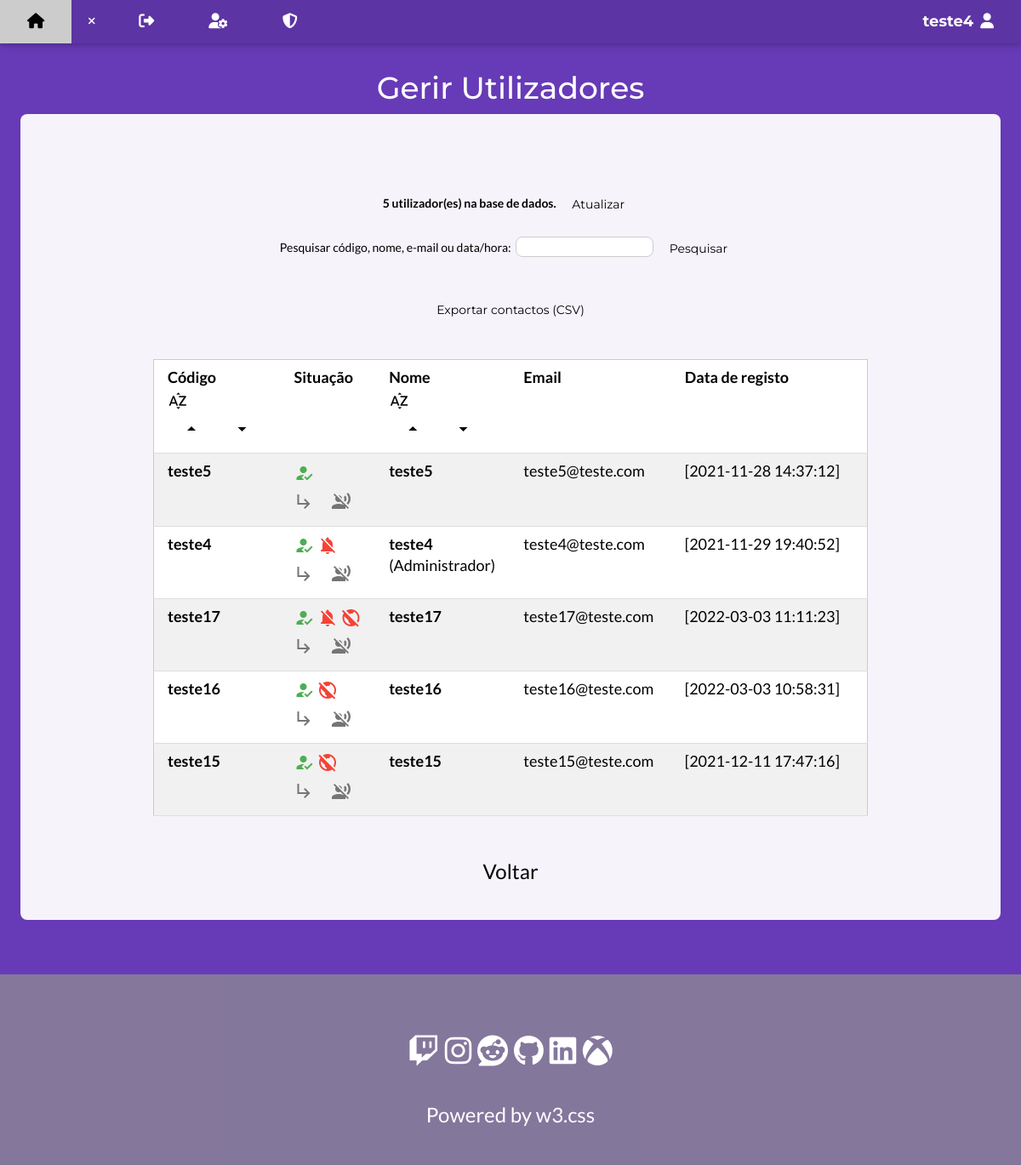
Screenshot of /PAP/userGerirUtilizadores.php (signed in) with the database file from the repository.
### tables this page shows
CREATE TABLE `user_profile` (
  `username` varchar(100) NOT NULL,
  `nome` varchar(150) NOT NULL,
  `apelido` varchar(150) DEFAULT NULL,
  `nacionalidade` int(11) DEFAULT NULL,
  `genero` int(11) DEFAULT NULL,
  `telemovel` varchar(100) DEFAULT NULL COMMENT 'codificado',
  `foto` varchar(500) DEFAULT NULL,
  `bio` varchar(500) DEFAULT NULL,
  `visibilidade` int(11) DEFAULT NULL
);

CREATE TABLE `user` (
  `username` varchar(100) NOT NULL COMMENT 'único',
  `email` varchar(250) NOT NULL COMMENT 'único',
  `password` varchar(100) NOT NULL COMMENT 'Encriptado',
  `nivel` int(11) NOT NULL,
  `status` int(11) NOT NULL,
  `token` varchar(250) DEFAULT NULL COMMENT 'Codificado',
  `marketing` int(11) NOT NULL,
  `data_hora` timestamp NOT NULL DEFAULT current_timestamp() COMMENT 'timestamp'
);

### PAP/comandosbasedados.php (called while the page is built, shortened)
<?php
function qtdUsers() {
    return $query="SELECT COUNT(username) AS total
    FROM user;";
   }
   function pesquisaUserDESC() {
       return $query="SELECT user.username, user.email, user_profile.nome, user_profile.visibilidade, user.password, user.nivel, user.status, user.marketing, user.data_hora
       FROM user_profile
       right JOIN user
       ON user_profile.username = user.username
       ORDER BY user.username DESC;";
      }
?>

### PAP/userGerirUtilizadores.php (the view, shortened to what this page needs)
<?php
include_once  'conexaobasedados.php';
include_once 'comandosbasedados.php';
if ( isset($_POST["filtroSQL"]))  {
    $filtroSQL = $_POST["filtroSQL"];
    if ( trim($filtroSQL)=='') {
        $filtroSQL = pesquisaUserASC();
    }
}  else {
    $filtroSQL = pesquisaUserDESC();
}
$campoPesquisa = "";
$query = qtdUsers();
 $resultadoTotal = mysqli_query($_conn, $query);
 $UTILIZADORES_TOTAL = 0;
 if (mysqli_num_rows($resultadoTotal) > 0) {
      while($rowTotal = mysqli_fetch_assoc($resultadoTotal)) {
           $UTILIZADORES_TOTAL = $rowTotal["total"];
      }
 }
?>
<!DOCTYPE html>
<html>
<head>
</head>
<body>
<div class = "flex-wrapper w3-auto w3-responsive">
<?php include_once "navbar.php";?>
<div class="content w3-theme w3-padding-64 w3-padding-large w3-center w3-container">
  <div class="center">
      <h1>Gerir Utilizadores</h1>
      <div class="w3-container w3-padding-32 w3-theme-l5 w3-round-large">
<form action="userGerirUtilizadores.php#ancoraTopo" method="POST" >
        <div class="w3-section">
          <b><?php echo $UTILIZADORES_TOTAL;?> utilizador(es) na base de dados.</b>
          <button type="submit" name="botao-refresh-users-asc" class="w3-btn"> Atualizar</button>
        </div>
        </form>
        <form action="userGerirUtilizadores.php#ancoraTopo" method="POST">
            <div class="w3-section">
                Pesquisar código, nome, e-mail ou data/hora:&nbsp;
                <input type="text" name="campoPesquisa" class="w3-border w3-round-large" value="<?php echo $campoPesquisa;?>">
                <button name="botao-pesquisar-lista-utilizadores" type="submit" class="w3-btn">Pesquisar</button>
            </div>
        </form>
<br>
  <form action="userGerirUtilizadores.php#ancoraTopo" method="POST">
                <button name="botao-exportar-contactos" type="submit" class="w3-btn">Exportar contactos (CSV)</button>
  </form>
<div class="w3-responsive" style="max-width: 70vw; margin-left:auto; margin-right:auto;">
     <table class="w3-table-all w3-card w3-large w3-hoverable">
      <tr>
        <th>Código<br>
        <form  action="userGerirUtilizadores.php#ancoraTopo" method="POST">
                       <i class="material-icons" style="font-size:24px;vertical-align:middle;">sort_by_alpha</i><BR>
                        <button type="submit" name="botao-ordenar-users-asc" class="w3-button"><i class="material-icons" style="font-size:24px;vertical-align:middle;">arrow_drop_up</i></button>
                        <button type="submit" name="botao-ordenar-users-desc" class="w3-button"><i class="material-icons" style="font-size:24px;vertical-align:middle;">arrow_drop_down</i></button>
                  </form></th>
        <th>Situação</th>
        <th>Nome<br>
                  <form  action="userGerirUtilizadores.php#ancoraTopo" method="POST">
                       <i class="material-icons" style="font-size:24px;vertical-align:middle;">sort_by_alpha</i><BR>
                        <button type="submit" name="botao-ordenar-users-nome-asc" class="w3-button"><i class="material-icons" style="font-size:24px;vertical-align:middle;">arrow_drop_up</i></button>
                        <button type="submit" name="botao-ordenar-users-nome-desc" class="w3-button"><i class="material-icons" style="font-size:24px;vertical-align:middle;">arrow_drop_down</i></button>
                  </form>
        </th>
        <th>Email</th>
        <th>Data de registo</th>
      </tr>
     <?php
        $resultadoTabela = mysqli_query($_conn, $filtroSQL);
        if (mysqli_num_rows($resultadoTabela) > 0) {
            $ctd = 0;
            while($rowTabela = mysqli_fetch_assoc($resultadoTabela)) {
                $ctd=$ctd+1;
            ?>
			<tr>
            <td id ="ancoraUtilizador<?php echo $ctd;?>"><b><?php echo $rowTabela["username"]?></b></td>
            <td>
                <?php  if ($rowTabela["status"]==2) { ?><i class="material-icons w3-text-green" style="font-size:24px;vertical-align:middle;">how_to_reg</i><?php } ?>
                <?php  if ($rowTabela["marketing"]==1) { ?><i class="material-icons w3-text-red" style="font-size:24px;vertical-align:middle;">notifications_off</i><?php } ?>
                <?php  if ($rowTabela["visibilidade"]==2) { ?><i class="material-icons w3-text-red" style="font-size:24px;vertical-align:middle;">public_off</i><?php } ?>
                     <?php  if ($rowTabela["status"]==2) { ?>
                            <form  action="userGerirUtilizadores.php#ancoraUtilizador<?php echo ($ctd);?>" method="POST">
                                <i class="material-icons w3-text-grey" style="font-size:24px;vertical-align:middle;" >subdirectory_arrow_right</i>
                                   <button type="submit" name="botao-bloquear-utilizador" class="w3-button w3-text-grey"><i class="material-icons" style="font-size:24px;vertical-align:middle;">voice_over_off</i></button>
                            </form>
                    <?php } ?>
            </td>
			<td><b> <?php echo $rowTabela["nome"]?></b><?php  if ($rowTabela["nivel"]==3) { echo "<br>(Administrador)";}?></td>
			<td><?php echo $rowTabela["email"]?></td>
			<td>[<?php echo $rowTabela["data_hora"]?>]</td>
			</tr>
 	<?php
            }
        }
    ?>
    </table>
    </div>
    <br><br>
    <form action="index.php" method="POST">
        <input type="submit" class="w3-btn w3-xlarge" value="Voltar">
      </form>
    </div>
    </div>
</div>
    <?php include_once "footer.php";?>
</div>
</body>
</html>

### PAP/style/w3.css (style rules this page uses)
*,*:before,*:after { box-sizing:inherit }
html { -ms-text-size-adjust:100%;-webkit-text-size-adjust:100% }
body { margin:0 }
b,strong { font-weight:bolder }
button,input,select,textarea,optgroup { font:inherit;margin:0 }
button,input { overflow:visible }
button,select { text-transform:none }
button,[type=button],[type=reset],[type=submit] { -webkit-appearance:button }
html,body { font-family:Verdana,sans-serif;font-size:15px;line-height:1.5 }
html { overflow-x:hidden }
h1 { font-size:36px }
h1,h2,h3,h4,h5,h6 { font-family:"Segoe UI",Arial,sans-serif;font-weight:400;margin:10px 0 }
.w3-table,.w3-table-all { border-collapse:collapse;border-spacing:0;width:100%;display:table }
.w3-table-all { border:1px solid #ccc }
.w3-bordered tr,.w3-table-all tr { border-bottom:1px solid #ddd }
.w3-table-all tr:nth-child(odd) { background-color:#fff }
.w3-table-all tr:nth-child(even) { background-color:#f1f1f1 }
.w3-table td,.w3-table th,.w3-table-all td,.w3-table-all th { padding:8px 8px;display:table-cell;text-align:left;vertical-align:top }
.w3-table th:first-child,.w3-table td:first-child,.w3-table-all th:first-child,.w3-table-all td:first-child { padding-left:16px }
.w3-btn,.w3-button { border:none;display:inline-block;padding:8px 16px;vertical-align:middle;overflow:hidden;text-decoration:none;color:inherit;background-color:inherit;text-align:center;cursor:pointer;white-space:nowrap }
.w3-btn,.w3-button { -webkit-touch-callout:none;-webkit-user-select:none;-khtml-user-select:none;-moz-user-select:none;-ms-user-select:none;user-select:none }
.w3-responsive { display:block;overflow-x:auto }
.w3-container:after,.w3-container:before,.w3-panel:after,.w3-panel:before,.w3-row:after,.w3-row:before,.w3-row-padding:after,.w3-row-padding:before, .w3-cell-row:before,.w3-cell-row:after,.w3-clear:after,.w3-clear:before,.w3-bar:before,.w3-bar:after { content:"";display:table;clear:both }
.w3-content,.w3-auto { margin-left:auto;margin-right:auto }
.w3-auto { max-width:1140px }
@media (max-width:1205px) { .w3-auto { max-width:95% } }
.w3-round-large { border-radius:8px }
.w3-container,.w3-panel { padding:0.01em 16px }
.w3-card,.w3-card-2 { box-shadow:0 2px 5px 0 rgba(0,0,0,0.16),0 2px 10px 0 rgba(0,0,0,0.12) }
.w3-large { font-size:18px!important }
.w3-xlarge { font-size:24px!important }
.w3-center { text-align:center!important }
.w3-border { border:1px solid #ccc!important }
.w3-section,.w3-code { margin-top:16px!important;margin-bottom:16px!important }
.w3-padding-large { padding:12px 24px!important }
.w3-padding-32 { padding-top:32px!important;padding-bottom:32px!important }
.w3-padding-64 { padding-top:64px!important;padding-bottom:64px!important }
.w3-text-green,.w3-hover-text-green:hover { color:#4CAF50!important }
.w3-text-red,.w3-hover-text-red:hover { color:#f44336!important }
.w3-text-grey,.w3-hover-text-grey:hover,.w3-text-gray,.w3-hover-text-gray:hover { color:#757575!important }

### PAP/style/w3-theme-deep-purple.css (style rules this page uses)
.w3-theme-l5 { color:#000 !important; background-color:#f6f3fb !important }
.w3-theme { color:#fff !important; background-color:#673ab7 !important }

### rows the page displays
user_profile: username.username "teste5", nome "teste5", username.email "teste5@teste.com", username.data_hora "2021-11-28 14:37:12"
user_profile: username.username "teste4", nome "teste4", shows "(Administrador)", username.email "teste4@teste.com", username.data_hora "2021-11-29 19:40:52"
user_profile: username.username "teste17", nome "teste17", username.email "teste17@teste.com", username.data_hora "2022-03-03 11:11:23"
user_profile: username.username "teste16", nome "teste16", username.email "teste16@teste.com", username.data_hora "2022-03-03 10:58:31"
user_profile: username.username "teste15", nome "teste15", username.email "teste15@teste.com", username.data_hora "2021-12-11 17:47:16"

### other values shown
$_SESSION["NOME_UTILIZADOR"] "teste4"
$UTILIZADORES_TOTAL "5"
